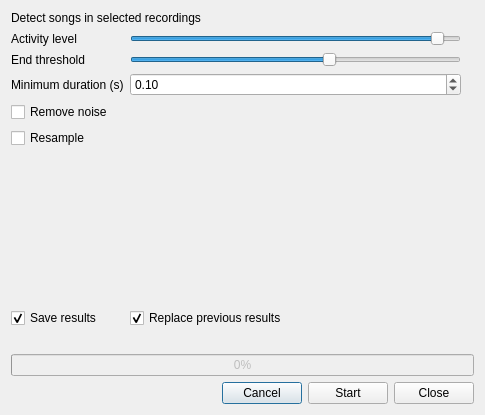
<?xml version="1.0" encoding="UTF-8"?>
<ui version="4.0">
 <class>DetectorDialog</class>
 <widget class="QDialog" name="DetectorDialog">
  <property name="geometry">
   <rect>
    <x>0</x>
    <y>0</y>
    <width>485</width>
    <height>415</height>
   </rect>
  </property>
  <property name="windowTitle">
   <string>Dialog</string>
  </property>
  <layout class="QGridLayout" name="gridLayout">
   <item row="11" column="0" colspan="3">
    <layout class="QHBoxLayout" name="horizontalLayout">
     <item>
      <spacer name="horizontalSpacer">
       <property name="orientation">
        <enum>Qt::Horizontal</enum>
       </property>
       <property name="sizeHint" stdset="0">
        <size>
         <width>40</width>
         <height>20</height>
        </size>
       </property>
      </spacer>
     </item>
     <item>
      <widget class="QPushButton" name="btn_cancel">
       <property name="text">
        <string>Cancel</string>
       </property>
      </widget>
     </item>
     <item>
      <widget class="QPushButton" name="btn_start">
       <property name="text">
        <string>Start</string>
       </property>
      </widget>
     </item>
     <item>
      <widget class="QPushButton" name="btn_close">
       <property name="text">
        <string>Close</string>
       </property>
      </widget>
     </item>
    </layout>
   </item>
   <item row="6" column="0" colspan="3">
    <spacer name="verticalSpacer">
     <property name="orientation">
      <enum>Qt::Vertical</enum>
     </property>
     <property name="sizeHint" stdset="0">
      <size>
       <width>20</width>
       <height>40</height>
      </size>
     </property>
    </spacer>
   </item>
   <item row="0" column="0" colspan="3">
    <widget class="QLabel" name="label">
     <property name="text">
      <string>Detect songs in selected recordings</string>
     </property>
    </widget>
   </item>
   <item row="3" column="0">
    <widget class="QLabel" name="label_3">
     <property name="text">
      <string>Minimum duration (s)</string>
     </property>
    </widget>
   </item>
   <item row="10" column="0" colspan="3">
    <widget class="QProgressBar" name="progress_bar">
     <property name="enabled">
      <bool>false</bool>
     </property>
     <property name="value">
      <number>0</number>
     </property>
    </widget>
   </item>
   <item row="1" column="1">
    <widget class="QSlider" name="slider_activity">
     <property name="maximum">
      <number>100</number>
     </property>
     <property name="value">
      <number>95</number>
     </property>
     <property name="orientation">
      <enum>Qt::Horizontal</enum>
     </property>
    </widget>
   </item>
   <item row="1" column="0">
    <widget class="QLabel" name="label_2">
     <property name="sizePolicy">
      <sizepolicy hsizetype="Maximum" vsizetype="Preferred">
       <horstretch>0</horstretch>
       <verstretch>0</verstretch>
      </sizepolicy>
     </property>
     <property name="text">
      <string>Activity level</string>
     </property>
    </widget>
   </item>
   <item row="1" column="2">
    <widget class="QLabel" name="lbl_activity">
     <property name="text">
      <string/>
     </property>
    </widget>
   </item>
   <item row="3" column="1">
    <widget class="QDoubleSpinBox" name="spin_min_duration">
     <property name="singleStep">
      <double>0.010000000000000</double>
     </property>
     <property name="value">
      <double>0.100000000000000</double>
     </property>
    </widget>
   </item>
   <item row="7" column="0">
    <widget class="QCheckBox" name="checkbox_save">
     <property name="text">
      <string>Save results</string>
     </property>
     <property name="checked">
      <bool>true</bool>
     </property>
    </widget>
   </item>
   <item row="7" column="1">
    <widget class="QCheckBox" name="checkbox_overwrite">
     <property name="text">
      <string>Replace previous results</string>
     </property>
     <property name="checked">
      <bool>true</bool>
     </property>
    </widget>
   </item>
   <item row="8" column="0" colspan="2">
    <widget class="QLabel" name="lbl_progress">
     <property name="text">
      <string/>
     </property>
    </widget>
   </item>
   <item row="2" column="2">
    <widget class="QLabel" name="lbl_end_threshold">
     <property name="text">
      <string/>
     </property>
    </widget>
   </item>
   <item row="2" column="0">
    <widget class="QLabel" name="label_4">
     <property name="text">
      <string>End threshold</string>
     </property>
    </widget>
   </item>
   <item row="2" column="1">
    <widget class="QSlider" name="slider_end_threshold">
     <property name="value">
      <number>60</number>
     </property>
     <property name="orientation">
      <enum>Qt::Horizontal</enum>
     </property>
    </widget>
   </item>
   <item row="4" column="0" colspan="2">
    <widget class="QCheckBox" name="checkbox_remove_noise">
     <property name="text">
      <string>Remove noise</string>
     </property>
    </widget>
   </item>
   <item row="5" column="0">
    <widget class="QCheckBox" name="checkbox_resample">
     <property name="text">
      <string>Resample</string>
     </property>
    </widget>
   </item>
  </layout>
 </widget>
 <resources/>
 <connections/>
</ui>
